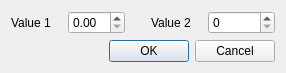
<?xml version="1.0" encoding="UTF-8"?>
<ui version="4.0">
 <class>AskDoubleIntegerValuesDialog</class>
 <widget class="QDialog" name="AskDoubleIntegerValuesDialog">
  <property name="geometry">
   <rect>
    <x>0</x>
    <y>0</y>
    <width>286</width>
    <height>69</height>
   </rect>
  </property>
  <property name="sizePolicy">
   <sizepolicy hsizetype="Preferred" vsizetype="Maximum">
    <horstretch>0</horstretch>
    <verstretch>0</verstretch>
   </sizepolicy>
  </property>
  <property name="windowTitle">
   <string>Set Two Values</string>
  </property>
  <layout class="QVBoxLayout">
   <item>
    <layout class="QHBoxLayout">
     <item>
      <widget class="QLabel" name="label1">
       <property name="text">
        <string>Value 1</string>
       </property>
      </widget>
     </item>
     <item>
      <widget class="QDoubleSpinBox" name="doubleSpinBox"/>
     </item>
     <item>
      <spacer>
       <property name="orientation">
        <enum>Qt::Horizontal</enum>
       </property>
       <property name="sizeType">
        <enum>QSizePolicy::Fixed</enum>
       </property>
       <property name="sizeHint" stdset="0">
        <size>
         <width>20</width>
         <height>20</height>
        </size>
       </property>
      </spacer>
     </item>
     <item>
      <widget class="QLabel" name="label2">
       <property name="text">
        <string>Value 2</string>
       </property>
      </widget>
     </item>
     <item>
      <widget class="QSpinBox" name="integerSpinBox">
       <property name="maximum">
        <number>100000000</number>
       </property>
      </widget>
     </item>
    </layout>
   </item>
   <item>
    <widget class="QDialogButtonBox" name="buttonBox">
     <property name="orientation">
      <enum>Qt::Horizontal</enum>
     </property>
     <property name="standardButtons">
      <set>QDialogButtonBox::Cancel|QDialogButtonBox::Ok</set>
     </property>
    </widget>
   </item>
  </layout>
 </widget>
 <resources/>
 <connections>
  <connection>
   <sender>buttonBox</sender>
   <signal>accepted()</signal>
   <receiver>AskDoubleIntegerValuesDialog</receiver>
   <slot>accept()</slot>
   <hints>
    <hint type="sourcelabel">
     <x>248</x>
     <y>254</y>
    </hint>
    <hint type="destinationlabel">
     <x>157</x>
     <y>274</y>
    </hint>
   </hints>
  </connection>
  <connection>
   <sender>buttonBox</sender>
   <signal>rejected()</signal>
   <receiver>AskDoubleIntegerValuesDialog</receiver>
   <slot>reject()</slot>
   <hints>
    <hint type="sourcelabel">
     <x>316</x>
     <y>260</y>
    </hint>
    <hint type="destinationlabel">
     <x>286</x>
     <y>274</y>
    </hint>
   </hints>
  </connection>
 </connections>
</ui>
